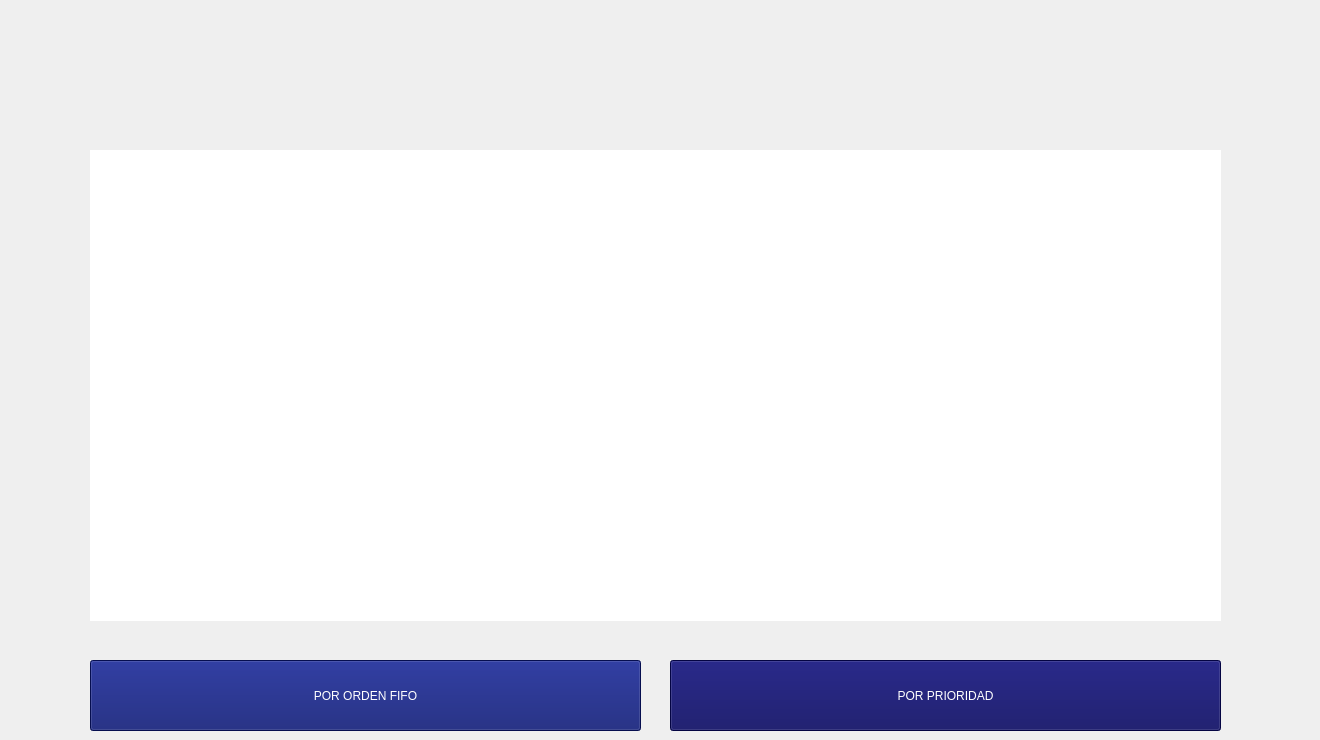
      <widget class="QWidget" name="page_14">
       <widget class="QLabel" name="tituloDeListaTarea">
        <property name="geometry">
         <rect>
          <x>0</x>
          <y>50</y>
          <width>1311</width>
          <height>71</height>
         </rect>
        </property>
        <property name="styleSheet">
         <string notr="true">color: rgb(8, 19, 110);
font: 87 24pt &quot;Segoe UI Black&quot;;</string>
        </property>
        <property name="text">
         <string/>
        </property>
        <property name="alignment">
         <set>Qt::AlignCenter</set>
        </property>
       </widget>
       <widget class="QTextEdit" name="textEditPendiente">
        <property name="geometry">
         <rect>
          <x>90</x>
          <y>150</y>
          <width>1131</width>
          <height>471</height>
         </rect>
        </property>
        <property name="styleSheet">
         <string notr="true">background: white;
font: 75 16pt &quot;Segoe UI&quot;;
border: black;
color: rgb(8, 19, 110);</string>
        </property>
        <property name="readOnly">
         <bool>true</bool>
        </property>
       </widget>
       <widget class="QPushButton" name="boton1Tareas">
        <property name="geometry">
         <rect>
          <x>90</x>
          <y>660</y>
          <width>551</width>
          <height>71</height>
         </rect>
        </property>
        <property name="styleSheet">
         <string notr="true">background-color: rgba(8, 19, 110, 1);
color: white;
font: 75 16pt &quot;Segoe UI&quot;;</string>
        </property>
        <property name="text">
         <string>POR ORDEN FIFO</string>
        </property>
       </widget>
       <widget class="QPushButton" name="boton2Listas">
        <property name="geometry">
         <rect>
          <x>670</x>
          <y>660</y>
          <width>551</width>
          <height>71</height>
         </rect>
        </property>
        <property name="styleSheet">
         <string notr="true">background-color: rgb(6, 6, 92);
color: white;
font: 75 16pt &quot;Segoe UI&quot;;</string>
        </property>
        <property name="text">
         <string>POR PRIORIDAD</string>
        </property>
       </widget>
      </widget>
